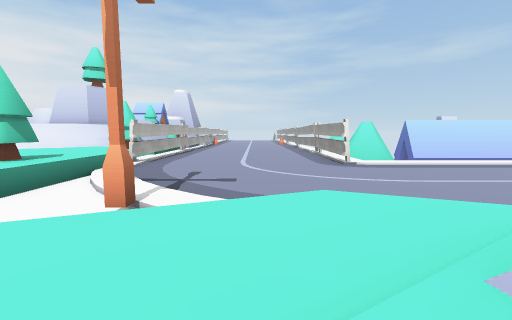
view 1 (above)

24 first-person views from a walk through a 3-D level made in the Unity game engine. The camera is 1.2 m above the floor, tilts 6° down and sees 90° across. The floor is counted in squares, 2 m on a side. Each view is taken from the middle of a square. On the plan, view 1 faces up. The plan holds only what a view shows up to about 9 squares ahead; the rest is blank. The place goes on beyond the plan. Some surface patterns are stand-ins.

view 2
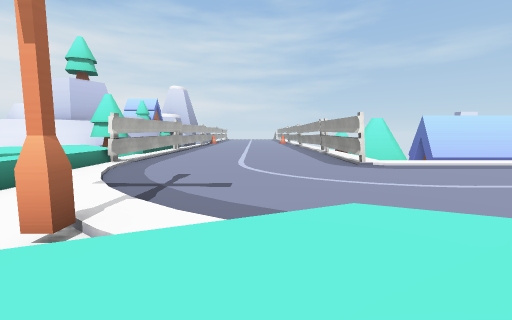

view 3
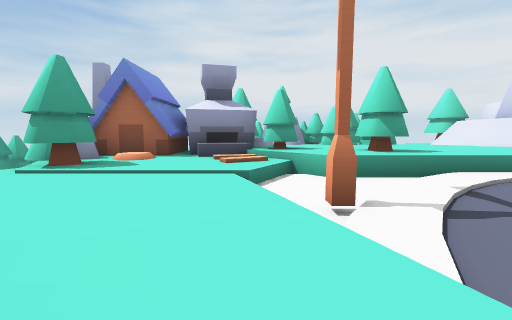

view 4
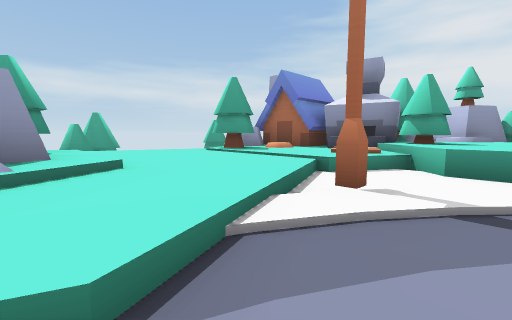

view 5
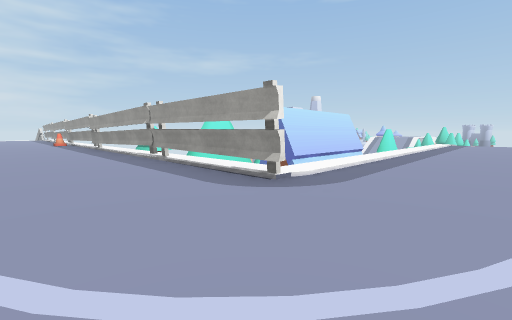

view 6
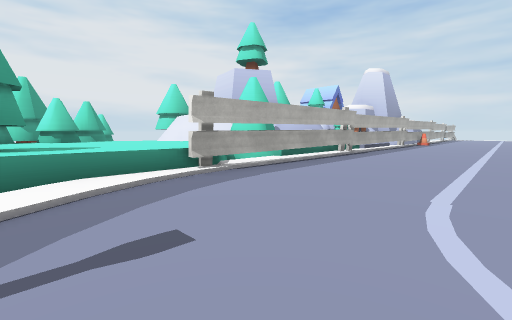

view 7
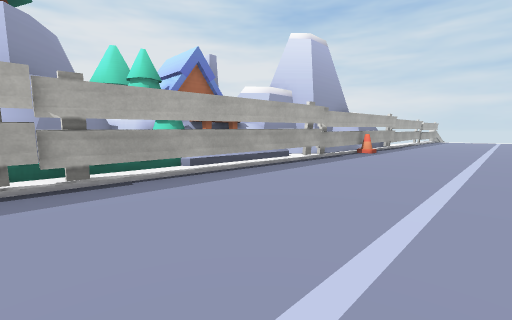

view 8
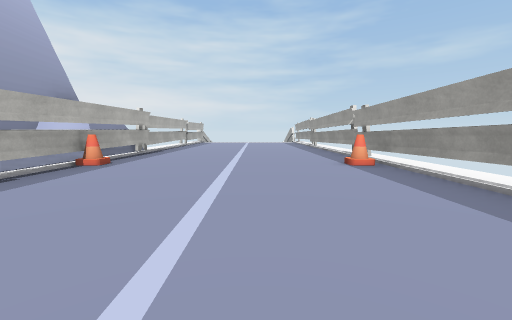

view 9
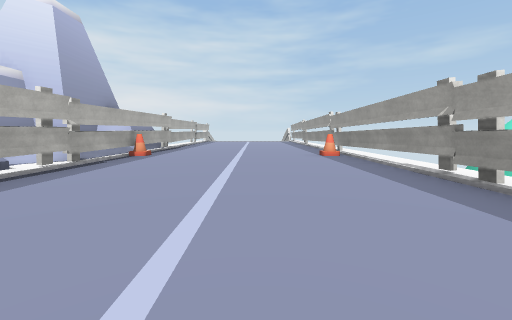

view 10
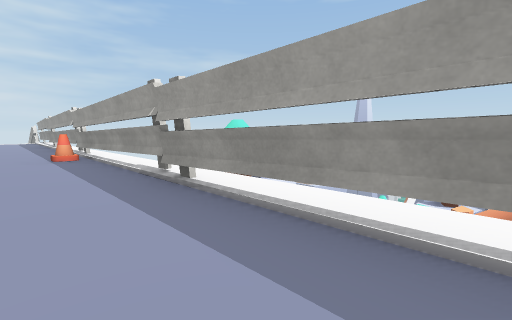

view 11
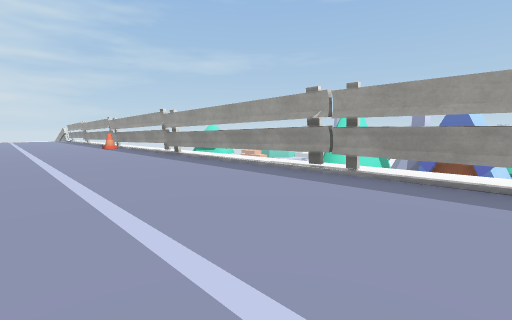

view 12
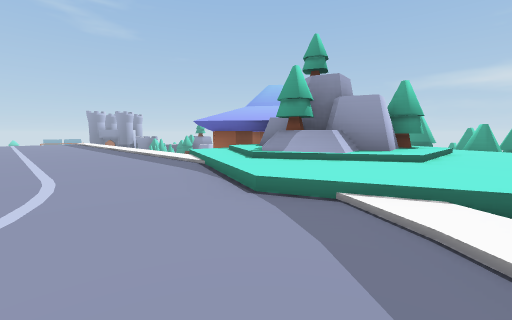

view 13
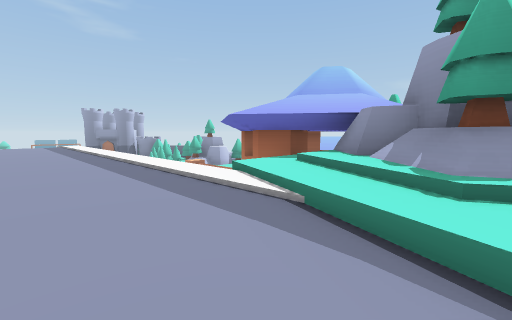

view 14
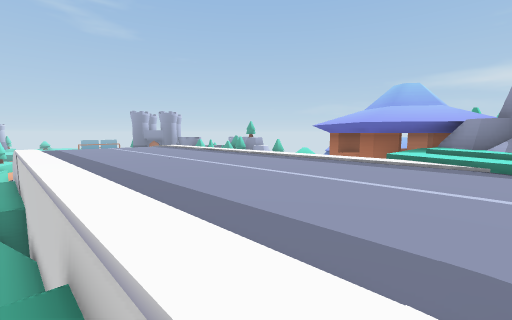

view 15
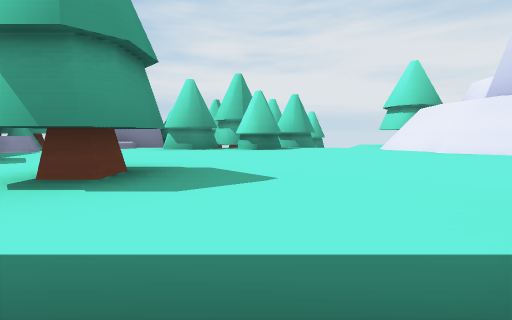

view 16
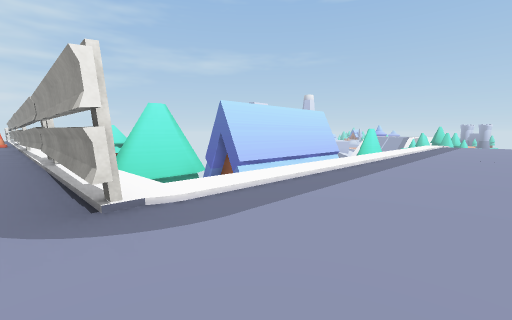

view 17
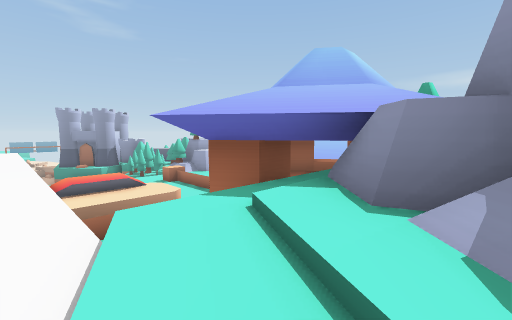

view 18
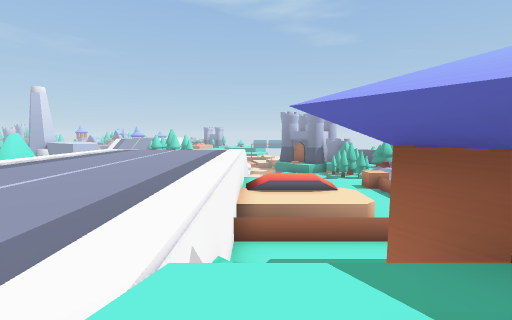

view 19
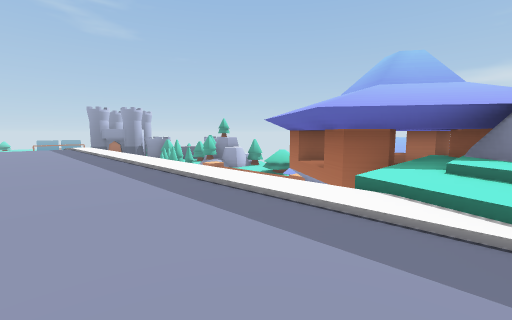

view 20
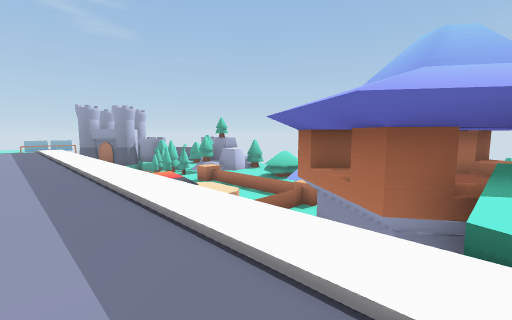

view 21
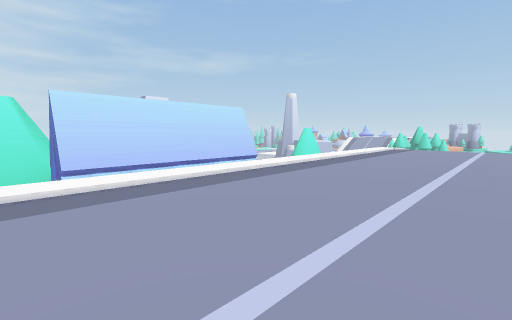

view 22
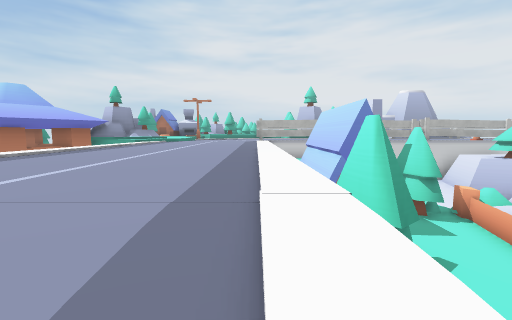

view 23
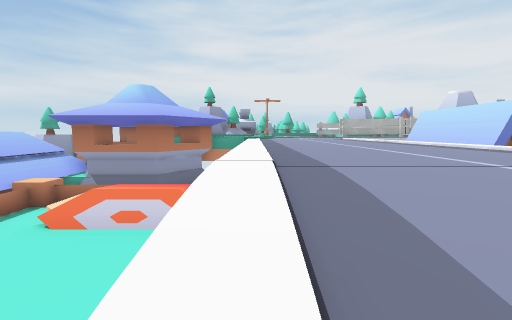

view 24
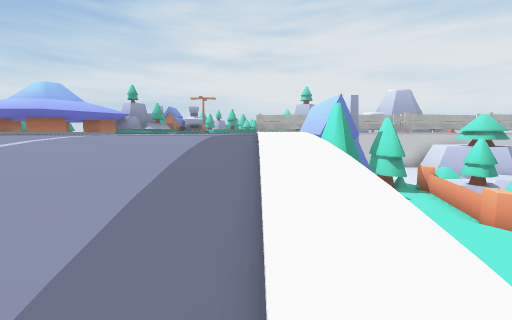

### Floor plan
Key: @ floor where view 1 was taken; # wall or solid block; . main floor; : floor 0.25 m higher than the main floor; - floor 0.5 m lower than the main floor; + floor 0.75 m higher than the main floor; / step, stairs or slope; = window, fence, low wall or low ledge; ^ raised ledge; v drop or lower ground; O other object.
Columns run from 11 left of view 1 to 19 right of it. Each row starts with its distance up from view 1.
 24        #.....##
 23        #......#
 22        #......#
 21       ##.....##
 20       #vO....O#
 19       ##.....##  #
 18       ##.....## v#
 17       ##......#  v
 16       ##.....##
 15       #=.....##
 14       ##.....##    vv
 13       ##......#    vvv
 12       ##......####  vvvv
 11       #=......#v#v # vvv vvv
 10 ########......O  #####  vvvv
  9 v=##^+##.....OO  vvvvvv#:v
  8  vv++++v.....O:vvvvvvvvvvvvvvv
  7 ###+++++.....O...............//
  6   ##++++:....................-
  5   ##++O+:....................
  4   #+++++.:..................
  3   ##+O+=.O:///...............
  2   #OOO++//++++//::::::::::::./
  1    OOOO ++++=#/++vvvvvvvv
  0     OOO +++@###+### vvvvvvvv
 -1     O+OOO+++########vvvvvvvv
 -2      OOO++++#  ## ## vvvvvv
 -3        v v++         v vv
 -4      vv   v#         vvvv

Positions as (right, up) in squares from view 1, and headings:
1: (0, 0), facing up
2: (0, 1), facing up
3: (1, 2), facing left
4: (1, 4), facing down-left
5: (0, 5), facing up-right
6: (0, 5), facing up-left
7: (0, 12), facing up-left
8: (0, 15), facing up
9: (0, 13), facing up
10: (1, 13), facing up-right
11: (-1, 9), facing up-right
12: (-1, 5), facing down-right
13: (2, 4), facing down-right
14: (3, 8), facing down-right
15: (-3, 6), facing left
16: (2, 5), facing up-right
17: (3, 2), facing down-right
18: (4, 1), facing right
19: (4, 4), facing down-right
20: (5, 3), facing down-right
21: (5, 4), facing up-right
22: (17, 7), facing left
23: (18, 2), facing left
24: (19, 7), facing left
